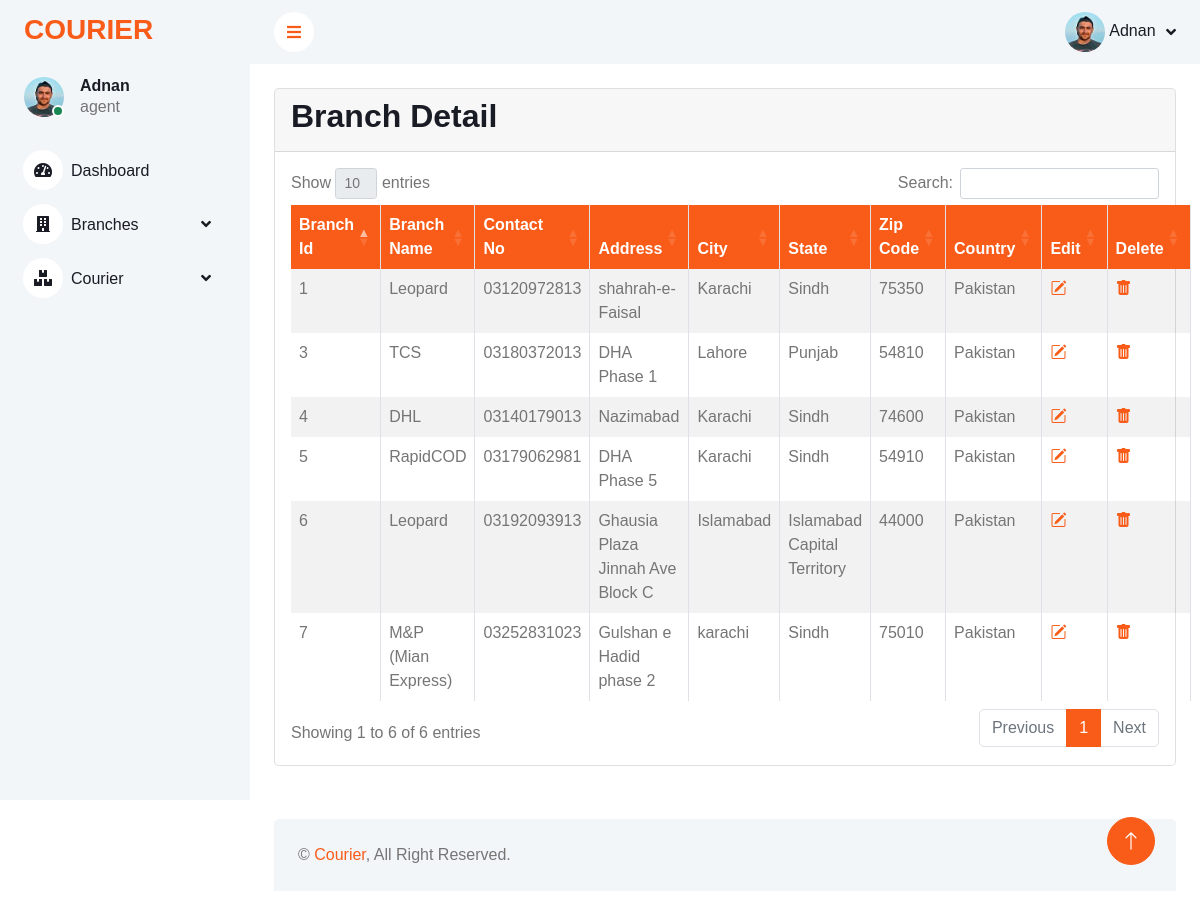
Screenshot of /backend/view-branch.php (signed in) with the database file from the repository.
### tables this page shows
CREATE TABLE `user` (
  `user_id` int(11) NOT NULL,
  `name` varchar(255) NOT NULL,
  `email` varchar(255) NOT NULL,
  `password` varchar(255) NOT NULL,
  `profile_picture` varchar(255) NOT NULL,
  `role_id` int(11) NOT NULL
);

CREATE TABLE `role` (
  `role_id` int(11) NOT NULL,
  `role_type` varchar(255) NOT NULL
);

CREATE TABLE `branch` (
  `branch_id` int(11) NOT NULL,
  `branch_name` varchar(255) NOT NULL,
  `branch_contact` varchar(255) NOT NULL,
  `branch_address` varchar(255) NOT NULL,
  `branch_city` varchar(255) NOT NULL,
  `branch_state` varchar(255) NOT NULL,
  `branch_zipcode` varchar(255) NOT NULL,
  `branch_country` varchar(255) NOT NULL
);

### backend/view-branch.php (the view, shortened to what this page needs)
<?php
include 'links.php';
?>
</head>
<?php
include 'header.php';
?>
<div class="container-fluid pt-4 px-4 h-75 mb-5">
    <div class="row g-4">
        <div class="col-12">
            <div class="card">
                <div class="card-header">
                    <h2>Branch Detail</h2>
                </div>
                <div class="card-body">
                    <?php
                    include 'db.php';
                    $sql = "SELECT * FROM branch";
                    $result = mysqli_query($conn, $sql);
                    if (mysqli_num_rows($result)) {
                    ?>
                        <table id="datatable" class="table table-striped table-bordered">
                            <thead>
                                <tr style="background: #F95C19; color: #fff;">
                                    <th>Branch Id</th>
                                    <th>Branch Name</th>
                                    <th>Contact No</th>
                                    <th>Address</th>
                                    <th>City</th>
                                    <th>State</th>
                                    <th>Zip Code</th>
                                    <th>Country</th>
                                    <th>Edit</th>
                                    <th>Delete</th>
                                </tr>
                            </thead>
                            <tbody>
                                <?php
                                while ($row = mysqli_fetch_assoc($result)) {
                                ?>
                                    <tr>
                                        <td><?php echo $row['branch_id'] ?></td>
                                        <td><?php echo $row['branch_name'] ?></td>
                                        <td><?php echo $row['branch_contact'] ?></td>
                                        <td><?php echo $row['branch_address'] ?></td>
                                        <td><?php echo $row['branch_city'] ?></td>
                                        <td><?php echo $row['branch_state'] ?></td>
                                        <td><?php echo $row['branch_zipcode'] ?></td>
                                        <td><?php echo $row['branch_country'] ?></td>
                                        <td><a href="update-branch.php?branchId=<?php echo $row['branch_id'] ?>"><i class="bi bi-pencil-square"></i></a></td>
                                        <td><a href="delete-branch.php?branchId=<?php echo $row['branch_id'] ?>"><i class="bi bi-trash-fill"></i></a></td>
                                    </tr>
                                <?php
                                }
                                ?>
                            </tbody>
                        </table>
                    <?php
                    }
                    ?>
                </div>
            </div>
        </div>
    </div>
</div>
<?php
include 'footer.php';
?>

### backend/header.php (shortened to what this page needs)
<body>
    <div class="container-xxl position-relative bg-white d-flex p-0">
        <div class="sidebar pe-4 pb-3">
            <nav class="navbar bg-light navbar-light">
                <a href="index.php" class="navbar-brand mx-4 mb-3">
                    <h3 class="text-primary">COURIER</h3>
                </a>
                <div class="d-flex align-items-center ms-4 mb-4">
                <div class="position-relative">
                        <img class="rounded-circle" src="uploads-images/<?php echo $row5['profile_picture']?>" alt="" style="width: 40px; height: 40px;">
                        <div class="bg-success rounded-circle border border-2 border-white position-absolute end-0 bottom-0 p-1"></div>
                    </div>
                    <div class="ms-3">
                        <h6 class="mb-0"><?php echo $_SESSION['name']?></h6>
                        <span class="role-heading"><?php echo $row5['role_type']?></span>
                    </div>
                </div>
                <div class="navbar-nav w-100">
                    <a href="index.php" class="nav-item nav-link"><i class="fa fa-tachometer-alt me-2"></i>Dashboard</a>
                    <div class="nav-item dropdown">
                        <a href="#" class="nav-link dropdown-toggle" data-bs-toggle="dropdown"><i class="fa fa-building me-2"></i>Branches</a>
                    </div>
                    <div class="nav-item dropdown">
                        <a href="#" class="nav-link dropdown-toggle" data-bs-toggle="dropdown"><i class="fa fa-boxes me-2"></i>Courier</a>
                    </div>
                </div>
            </nav>
        </div>
        <div class="content">
            <nav class="navbar navbar-expand bg-light navbar-light sticky-top px-4 py-0">
                <a href="#" class="sidebar-toggler flex-shrink-0">
                    <i class="fa fa-bars"></i>
                </a>
                <div class="navbar-nav align-items-center ms-auto">
                    <div class="nav-item dropdown">
                        <a href="#" class="nav-link dropdown-toggle" data-bs-toggle="dropdown">
                        <img class="rounded-circle" src="uploads-images/<?php echo $row5['profile_picture']?>" alt="" style="width: 40px; height: 40px;">
                            <span class="d-none d-lg-inline-flex"><?php echo $_SESSION['name']?></span>
                        </a>
                    </div>
                </div>
            </nav>

### backend/css/style.css (style rules this page uses)
:root { --primary: #F95C19; --light: #F3F6F9; --dark: #191C24; }
.text-primary { color: var(--primary) !important; }
.sidebar { position: fixed; top: 0; left: 0; bottom: 0; width: 250px; height: 100vh; overflow-y: auto; background: var(--light); transition: 0.5s; z-index: 999; }
.content { margin-left: 250px; min-height: 100vh; background: #FFFFFF; transition: 0.5s; }
@media (min-width: 992px) { .sidebar { margin-left: 0; } }
@media (min-width: 992px) { .content { width: calc(100% - 250px); } }
.sidebar .navbar .navbar-nav .nav-link { padding: 7px 20px; color: var(--dark); font-weight: 500; border-left: 3px solid var(--light); border-radius: 0 30px 30px 0; outline: none; }
.sidebar .navbar .navbar-nav .nav-link i { width: 40px; height: 40px; display: inline-flex; align-items: center; justify-content: center; background: #FFFFFF; border-radius: 40px; }
.sidebar .navbar .dropdown-toggle::after { position: absolute; top: 15px; right: 15px; border: none; content: "\f107"; font-family: "Font Awesome 5 Free"; font-weight: 900; transition: .5s; }
.content .navbar .navbar-nav .nav-link { margin-left: 25px; padding: 12px 0; color: var(--dark); outline: none; }
.content .navbar .sidebar-toggler, .content .navbar .navbar-nav .nav-link i { width: 40px; height: 40px; display: inline-flex; align-items: center; justify-content: center; background: #FFFFFF; border-radius: 40px; }
.content .navbar .dropdown-toggle::after { margin-left: 6px; vertical-align: middle; border: none; content: "\f107"; font-family: "Font Awesome 5 Free"; font-weight: 900; transition: .5s; }

### rows the page displays
user: profile_picture (picture), role.role_type "agent"
branch: branch_id "1", branch_name "Leopard", branch_contact "03120972813", branch_address "shahrah-e-Faisal", branch_city "Karachi", branch_state "Sindh", branch_zipcode "75350", branch_country "Pakistan"
branch: branch_id "3", branch_name "TCS", branch_contact "03180372013", branch_address "DHA Phase 1", branch_city "Lahore", branch_state "Punjab", branch_zipcode "54810", branch_country "Pakistan"
branch: branch_id "4", branch_name "DHL", branch_contact "03140179013", branch_address "Nazimabad", branch_city "Karachi", branch_state "Sindh", branch_zipcode "74600", branch_country "Pakistan"
branch: branch_id "5", branch_name "RapidCOD", branch_contact "03179062981", branch_address "DHA Phase 5", branch_city "Karachi", branch_state "Sindh", branch_zipcode "54910", branch_country "Pakistan"
branch: branch_id "6", branch_name "Leopard", branch_contact "03192093913", branch_address "Ghausia Plaza Jinnah Ave Block C", branch_city "Islamabad", branch_state "Islamabad Capital Territory", branch_zipcode "44000", branch_country "Pakistan"
branch: branch_id "7", branch_name "M&P (Mian Express)", branch_contact "03252831023", branch_address "Gulshan e Hadid phase 2", branch_city "karachi", branch_state "Sindh", branch_zipcode "75010", branch_country "Pakistan"

### other values shown
$_SESSION['name'] "Adnan"
